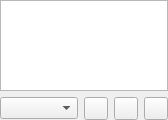
<?xml version="1.0" encoding="UTF-8"?>
<ui version="4.0">
 <class>OnlineServicesPage</class>
 <widget class="QWidget" name="OnlineServicesPage">
  <property name="geometry">
   <rect>
    <x>0</x>
    <y>0</y>
    <width>168</width>
    <height>120</height>
   </rect>
  </property>
  <property name="windowTitle">
   <string>Form</string>
  </property>
  <layout class="QGridLayout" name="gridLayout">
   <property name="margin">
    <number>0</number>
   </property>
   <item row="0" column="0" colspan="4">
    <widget class="ItemView" name="view"/>
   </item>
   <item row="1" column="0">
    <widget class="GenreCombo" name="genreCombo">
     <property name="sizePolicy">
      <sizepolicy hsizetype="MinimumExpanding" vsizetype="Fixed">
       <horstretch>0</horstretch>
       <verstretch>0</verstretch>
      </sizepolicy>
     </property>
    </widget>
   </item>
   <item row="1" column="1">
    <widget class="MenuButton" name="menuButton"/>
   </item>
   <item row="1" column="2">
    <widget class="QToolButton" name="addToPlayQueue"/>
   </item>
   <item row="1" column="3">
    <widget class="QToolButton" name="replacePlayQueue"/>
   </item>
  </layout>
 </widget>
 <customwidgets>
  <customwidget>
   <class>ItemView</class>
   <extends>QTreeView</extends>
   <header>itemview.h</header>
  </customwidget>
  <customwidget>
   <class>GenreCombo</class>
   <extends>QComboBox</extends>
   <header>genrecombo.h</header>
  </customwidget>
  <customwidget>
   <class>MenuButton</class>
   <extends>QToolButton</extends>
   <header>menubutton.h</header>
  </customwidget>
 </customwidgets>
 <resources/>
 <connections/>
</ui>
